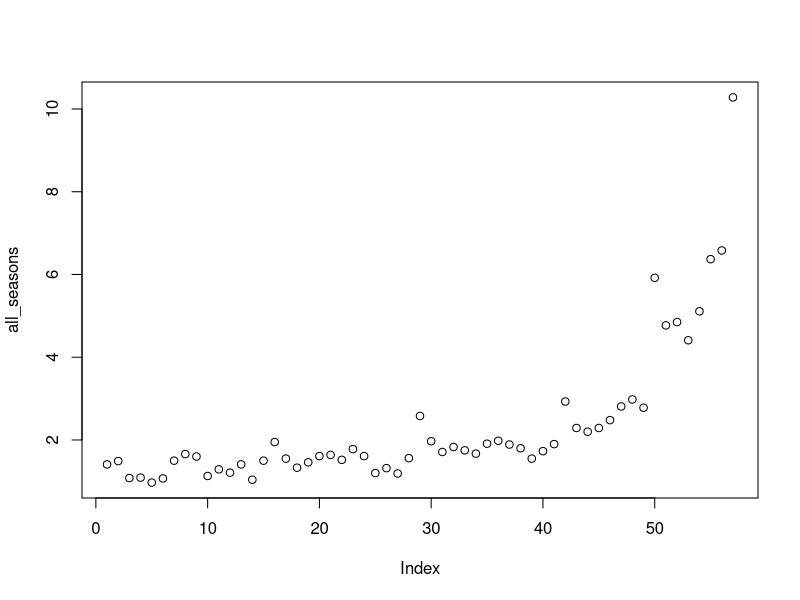
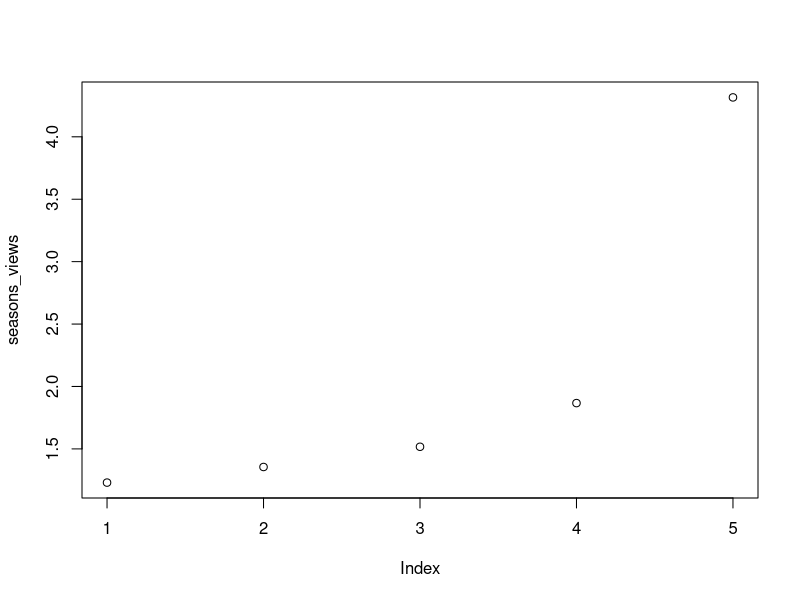

Source code (R) for these figures, in order:
## ---- chunk 1
knitr::opts_chunk$set(echo = TRUE)
## ---- chunk 2
season_1 <- c(1.41, 1.49, 1.08, 1.09, 0.97, 1.07, 1.5)
season_2 <- c(1.66, 1.6, 1.13, 1.29, 1.21, 1.41 , 1.04, 1.5)
season_3 <- c(1.95, 1.55, 1.33, 1.46, 1.61, 1.64, 1.52, 1.78, 1.61, 1.2, 1.32, 1.19, 1.56)
season_4 <- c(2.58, 1.97, 1.71, 1.83, 1.75, 1.67, 1.91, 1.98, 1.89, 1.8, 1.55, 1.73, 1.9)
season_5 <- c(2.93, 2.29, 2.2, 2.29, 2.48, 2.81, 2.98, 2.78, 5.92, 4.77, 4.85, 4.41, 5.11, 6.37, 6.58, 10.28)

all_seasons <- c(season_1, season_2, season_3, season_4, season_5)


mean(all_seasons)
sd(all_seasons)
max(all_seasons)
min(all_seasons)
## ---- chunk 3
plot(all_seasons)
## ---- chunk 4

seasons_views <- c(mean(season_1), mean(season_2), mean(season_3), mean(season_4), mean(season_5))

plot(seasons_views)
